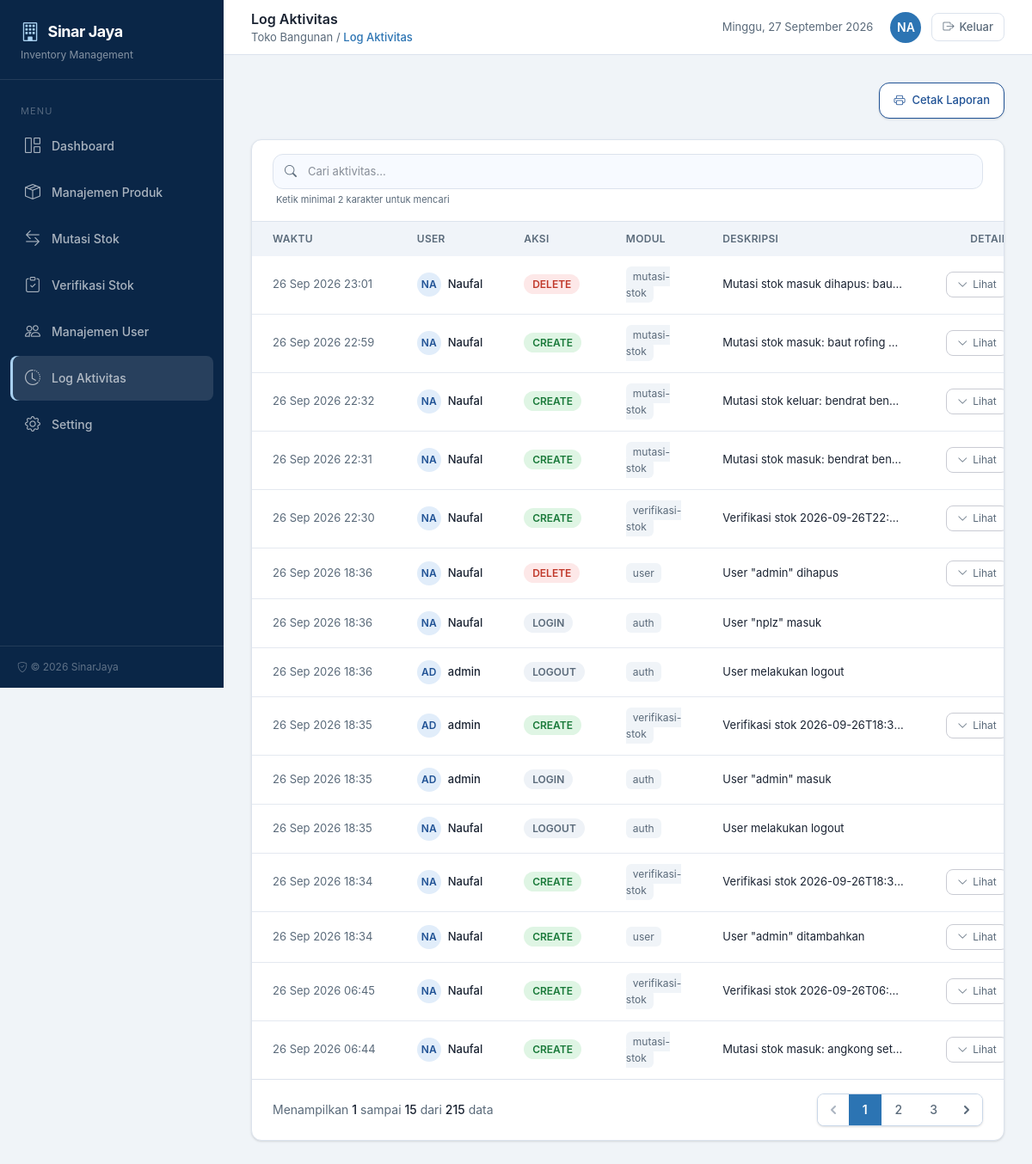
/log-aktivitas (signed in), run on an earlier commit of the app's database.
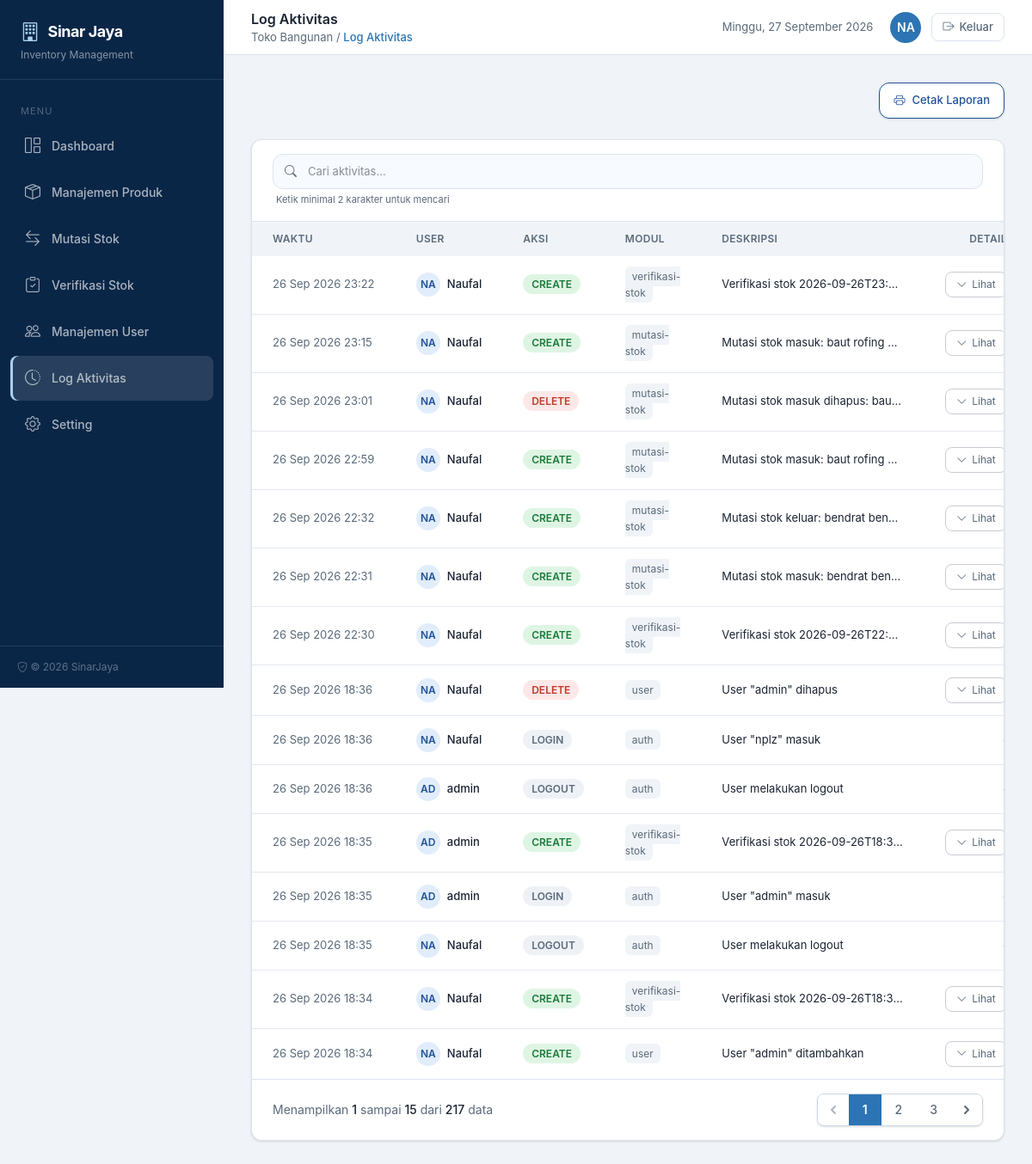
And on a later commit of the database.
### tables this page shows
CREATE TABLE "log_aktivitas" ("id" integer primary key autoincrement not null, "id_user" integer, "aksi" varchar not null, "modul" varchar, "id_referensi" integer, "deskripsi" text not null, "data_perubahan" text, "created_at" datetime, "updated_at" datetime, "ip_address" varchar, "user_agent" varchar, foreign key("id_user") references "users"("id") on delete set null);

CREATE TABLE "users" ("id" integer primary key autoincrement not null, "username" varchar not null, "nama" varchar not null, "password" varchar not null, "remember_token" varchar, "created_at" datetime, "updated_at" datetime, "deleted_at" datetime);

### index.php (called while the page is built, shortened)
<?php
require_once __DIR__ . '/includes/db.php';
require_once __DIR__ . '/includes/helpers.php';
$uri = parse_url($_SERVER['REQUEST_URI'], PHP_URL_PATH);
$uri = rtrim($uri, '/') ?: '/';
$method = $_SERVER['REQUEST_METHOD'];
$routes = [
    'GET /'                               => ['action' => 'middleware',    'auth' => 'guest'],
    'GET /login'                          => ['page' => 'login',           'auth' => 'guest'],
    'POST /login'                         => ['action' => 'auth',          'auth' => 'guest'],
    'GET /logout'                         => ['action' => 'auth',          'auth' => 'auth', 'do' => 'logout'],
    'GET /dashboard'                      => ['page' => 'dashboard',       'auth' => 'auth'],
    'GET /produk'                         => ['page' => 'produk',          'auth' => 'auth'],
    'POST /produk'                        => ['action' => 'produk',        'auth' => 'auth'],
    'GET /mutasi-stok'                    => ['page' => 'mutasi-stok',     'auth' => 'auth'],
    'GET /mutasi-stok/detail'             => ['page' => 'mutasi-stok-detail', 'auth' => 'auth'],
    'GET /mutasi-stok/input'              => ['page' => 'mutasi-stok-input', 'auth' => 'auth'],
    'POST /mutasi-stok'                   => ['action' => 'mutasi',        'auth' => 'auth'],
    'POST /mutasi-stok/input'             => ['action' => 'mutasi',        'auth' => 'auth'],
    'GET /verifikasi-stok'                => ['page' => 'verifikasi-stok', 'auth' => 'auth'],
    'GET /verifikasi-stok/detail'         => ['page' => 'verifikasi-stok-detail', 'auth' => 'auth'],
    'GET /verifikasi-stok/input'          => ['page' => 'verifikasi-stok-input', 'auth' => 'auth'],
    'POST /verifikasi-stok'               => ['action' => 'verifikasi',    'auth' => 'auth'],
    'POST /verifikasi-stok/input'         => ['action' => 'verifikasi',    'auth' => 'auth'],
    'GET /manajemen-user'                 => ['page' => 'manajemen-user',  'auth' => 'auth'],
    'POST /manajemen-user'                => ['action' => 'user',          'auth' => 'auth'],
    'GET /log-aktivitas'                  => ['page' => 'log-aktivitas',   'auth' => 'auth'],
    'GET /cetak-mutasi'                   => ['page' => 'cetak-mutasi',    'auth' => 'auth'],
    'GET /cetak-log'                      => ['page' => 'cetak-log',       'auth' => 'auth'],
    'GET /setting'                        => ['page' => 'setting',         'auth' => 'auth'],
    'POST /setting'                       => ['action' => 'setting',       'auth' => 'auth'],
    'GET /api/produk-cascade'             => ['api' => 'produk-cascade', 'auth' => 'auth'],
];
$routeKey = $method . ' ' . $uri;
$route = $routes[$routeKey];
$pageFile = __DIR__ . '/pages/' . $route['page'] . '.php';
require $pageFile;

### includes/db.php (called while the page is built, shortened)
<?php
require_once __DIR__ . '/migrations.php';
function db(): PDO
{
    return $GLOBALS['__pdo_singleton'];
}

### includes/migrations.php (called while the page is built, shortened)
<?php
function migrations_run(PDO $db): void
{
    static $ran = false;
    if ($ran) {
        return;
    }
    $ran = true;
}

### includes/helpers.php (called while the page is built, shortened)
<?php
function sanitize(mixed $value): string
{
    return htmlspecialchars((string)$value, ENT_QUOTES, 'UTF-8');
}
function e(mixed $value): string
{
    return sanitize($value);
}
function avatar_initials(string $nama): string
{
    $words = explode(' ', trim($nama));
    return mb_strtoupper(mb_substr($nama, 0, 2));
}

### pages/log-aktivitas.php (the view, shortened to what the rows shown need)
<?php
$search = trim($_GET['search'] ?? '');
$where = '1=1';
$params = [];
$countSql = "SELECT COUNT(*) FROM log_aktivitas l WHERE {$where}";
$countStmt = db()->prepare($countSql);
$countStmt->execute($params);
$total = (int)$countStmt->fetchColumn();
$page = max(1, (int)($_GET['page'] ?? 1));
$perPage = 15;
$totalPages = max(1, (int)ceil($total / $perPage));
$page = min($page, $totalPages);
$offset = ($page - 1) * $perPage;
$sql = "SELECT l.*, us.nama as user_nama FROM log_aktivitas l
    LEFT JOIN users us ON us.id = l.id_user
    WHERE {$where}
    ORDER BY l.created_at DESC, l.id DESC
    LIMIT {$perPage} OFFSET {$offset}";
$stmt = db()->prepare($sql);
$stmt->execute($params);
$rows = $stmt->fetchAll(PDO::FETCH_ASSOC);
$detailId = isset($_GET['detail_id']) ? (int)$_GET['detail_id'] : null;
?>
<div class="space-y-6">
    <div class="bg-white rounded-xl shadow-sm border border-[#dce3ed] overflow-hidden">
        <div class="overflow-x-auto">
            <table class="w-full text-[13px]">
                <thead>
                    <tr class="text-left bg-[#f0f4f9] text-[#5a6a7a] text-xs uppercase tracking-wide">
                        <th class="px-6 py-3 font-semibold">Waktu</th>
                        <th class="px-6 py-3 font-semibold">User</th>
                        <th class="px-6 py-3 font-semibold">Aksi</th>
                        <th class="px-6 py-3 font-semibold">Modul</th>
                        <th class="px-6 py-3 font-semibold">Deskripsi</th>
                        <th class="px-6 py-3 font-semibold text-right">Detail</th>
                    </tr>
                </thead>
                <tbody class="divide-y divide-[#e4e9f0]">
                    <?php if (empty($rows)): ?>
                        <tr>
                            <td colspan="6" class="px-6 py-12 text-center text-[#5a6a7a]">
                                <i class="bi bi-clock-history text-4xl block mb-2 text-[#c3cbd5]"></i>
                                <?php if ($search !== ''): ?>
                                    Tidak ada data yang cocok dengan pencarian "<strong><?= e($search) ?></strong>".
                                <?php else: ?>
                                    Belum ada aktivitas.
                                <?php endif; ?>
                            </td>
                        </tr>
                    <?php else: ?>
                        <?php foreach ($rows as $row): ?>
                            <tr class="hover:bg-[#f7faff]">
                                <td class="px-6 py-3.5 text-[#5a6a7a] whitespace-nowrap"><?= e(date('d M Y H:i', strtotime($row['created_at']))) ?></td>
                                <td class="px-6 py-3.5">
                                    <div class="flex items-center gap-2">
                                        <div class="w-7 h-7 rounded-full bg-[#e1edfa] text-[#205295] flex items-center justify-center text-xs font-semibold"><?= e($row['user_nama'] ? avatar_initials($row['user_nama']) : 'S') ?></div>
                                        <?php if ($row['user_nama']): ?>
                                            <span class="font-medium text-[#1a2332]"><?= e($row['user_nama']) ?></span>
                                        <?php else: ?>
                                            <span class="text-[#5a6a7a]">Sistem</span>
                                        <?php endif; ?>
                                    </div>
                                </td>
                                <td class="px-6 py-3.5">
                                    <?php if ($row['aksi'] === 'CREATE'): ?>
                                        <span class="px-2.5 py-1 rounded-full bg-[#dff5e4] text-[#1a7a3a] text-xs font-semibold">CREATE</span>
                                    <?php elseif ($row['aksi'] === 'UPDATE'): ?>
                                        <span class="px-2.5 py-1 rounded-full bg-[#e1edfa] text-[#205295] text-xs font-semibold">UPDATE</span>
                                    <?php elseif ($row['aksi'] === 'DELETE'): ?>
                                        <span class="px-2.5 py-1 rounded-full bg-[#fde8e8] text-[#c0392b] text-xs font-semibold">DELETE</span>
                                    <?php else: ?>
                                        <span class="px-2.5 py-1 rounded-full bg-[#eef2f7] text-[#5a6a7a] text-xs font-semibold"><?= e($row['aksi']) ?></span>
                                    <?php endif; ?>
                                </td>
                                <td class="px-6 py-3.5"><span class="px-2 py-1 rounded-md bg-[#f0f4f8] text-[#5a6a7a] text-xs"><?= e($row['modul'] ?? '-') ?></span></td>
                                <td class="px-6 py-3.5 text-[#1a2332] max-w-[260px] truncate" title="<?= e($row['deskripsi']) ?>"><?= e($row['deskripsi']) ?></td>
                                <td class="px-6 py-3.5 text-right">
                                    <?php if (!empty($row['data_perubahan'])): ?>
                                        <?php
                                        $logHref = '/log-aktivitas';
                                        if ($detailId !== (int)$row['id']) $logHref .= ($search !== '' ? '&' : '?') . 'detail_id=' . (int)$row['id'];
                                        ?>
                                        <a href="<?= $logHref ?>"
                                           class="inline-flex items-center gap-1.5 px-3 py-1.5 rounded-lg border border-[#c9cbd3] text-[#5a6a7a] hover:text-[#2c74b3] hover:border-[#2c74b3] text-xs transition">
                                            <i class="bi <?= $detailId === (int)$row['id'] ? 'bi-chevron-up' : 'bi-chevron-down' ?>"></i>
                                            <?= $detailId === (int)$row['id'] ? 'Tutup' : 'Lihat' ?>
                                        </a>
                                    <?php else: ?>
                                        <span class="text-[#c3cbd5] text-xs">-</span>
                                    <?php endif; ?>
                                </td>
                            </tr>
                        <?php endforeach; ?>
                    <?php endif; ?>
                </tbody>
            </table>
        </div>
    </div>
</div>
<?php
require __DIR__ . '/../templates/app.php';

What changed in the data, as far as the page shows it:
no longer on this page (row unchanged): log_aktivitas: created_at "26 Sep 2026 06:45", id_user.nama "NA", id_user.nama "Naufal", aksi "CREATE", modul "verifikasi-stok", deskripsi "Verifikasi stok 2026-09-26T06:…", shows "Lihat"
no longer on this page (row unchanged): log_aktivitas: created_at "26 Sep 2026 06:44", id_user.nama "NA", id_user.nama "Naufal", aksi "CREATE", modul "mutasi-stok", deskripsi "Mutasi stok masuk: angkong set…", shows "Lihat"
added log_aktivitas: created_at "26 Sep 2026 23:22", id_user.nama "NA", id_user.nama "Naufal", aksi "CREATE", modul "verifikasi-stok", deskripsi "Verifikasi stok 2026-09-26T23:…", shows "Lihat"
added log_aktivitas: created_at "26 Sep 2026 23:15", id_user.nama "NA", id_user.nama "Naufal", aksi "CREATE", modul "mutasi-stok", deskripsi "Mutasi stok masuk: baut rofing…", shows "Lihat"
Also different on the page:
$total: "215" → "217"
